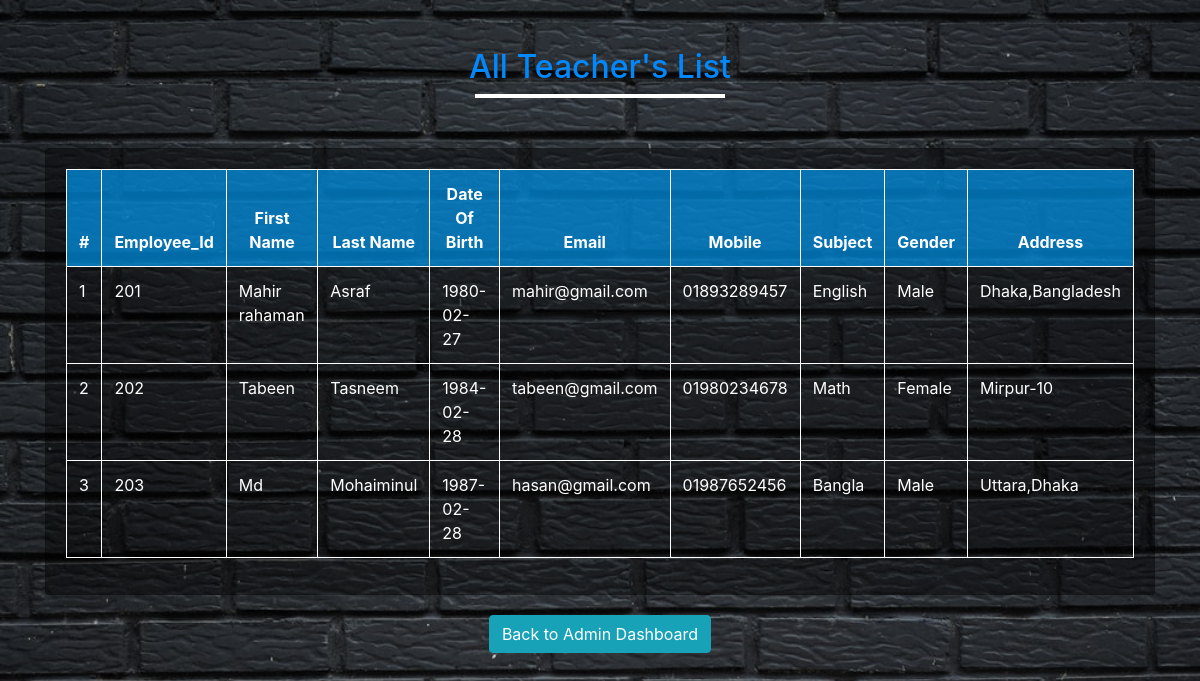
The app's page /viewteacher.php with its own data.
### tables this page shows
CREATE TABLE `teachers` (
  `e_id` int(11) NOT NULL,
  `fname` varchar(30) NOT NULL,
  `lname` varchar(30) NOT NULL,
  `dob` varchar(30) NOT NULL,
  `gender` varchar(20) NOT NULL,
  `email` varchar(30) NOT NULL,
  `password` varchar(30) NOT NULL,
  `mobile` varchar(20) NOT NULL,
  `subject` varchar(30) NOT NULL,
  `address` varchar(50) NOT NULL,
  `created_at` varchar(30) NOT NULL DEFAULT current_timestamp()
);

### app/database.php (called while the page is built, shortened)
<?php
function connect(){
    return new mysqli(HOST,USER,PASS,DB);
}
?>

### viewteacher.php (the view, shortened to what this page needs)
<!DOCTYPE html>
<html lang="en">
<head>
   <link rel="stylesheet" href="assets/css/all.min.css">
   <link rel="stylesheet" href="assets/css/fontawesome.min.css">
	<link rel="stylesheet" href="assets/css/bootstrap.min.css">
    <link rel="stylesheet" href="assets/css/viewstudent.css">
	<link rel="stylesheet" href="assets/css/responsive.css">
</head>
<body>
    <?php
        $get=connect()->query("SELECT * FROM teachers");
     ?>
    <div class="container">
    <h2 class="text-center mt-5" style="color:#0089ff;">All Teacher's List</h2>
    <span style="width:250px; border:2px solid white;margin:0 auto;display:block;"></span>
        <div class="card">
            <div class="card-body">
            <table class="table">
  <thead>
      <th>#</th>
      <th>Employee_Id</th>
      <th>First Name</th>
      <th>Last Name</th>
      <th>Date Of Birth</th>
      <th>Email</th>
      <th>Mobile</th>
      <th>Subject</th>
      <th>Gender</th>
      <th>Address</th>
  </thead>
  <?php
  $i=1;
  while($get_all=$get->fetch_object()): ?>
    <tr>
      <td><?php echo $i ;$i=$i+1;?></td>
      <td><?php echo $get_all->e_id; ?></td>
      <td><?php echo $get_all->fname; ?></td>
      <td><?php echo $get_all->lname; ?></td>
      <td><?php echo $get_all->dob; ?></td>
      <td><?php echo $get_all->email; ?></td>
       <td><?php echo $get_all->mobile; ?></td>
      <td><?php echo $get_all->subject; ?></td>
      <td><?php echo $get_all->gender; ?></td>
      <td><?php echo $get_all->address; ?></td>
    </tr>
    <?php endwhile; ?>
</table>
  </div>
        </div>
        <div class="btnn">
        <a href="admindashboard.php" class="btn btn-info" type="button">Back to Admin Dashboard</a>
  </div>
    </div>
</body>
</html>

### assets/css/viewstudent.css (style rules this page uses)
* { padding:0px; margin:0px; }
body { background:url("../../media/b5.jpg"); background-repeat: no-repeat; background-size: cover; }
.card { margin-top:50px; background-color:#00000069; }
.table { border:1px solid white; }
.table thead th { background-color:#00a1ffa6; border:1px solid white; color:white; font-weight:700; text-align: center; }
.table td { color:white; border:1px solid white; }
.btnn { display:block; margin-top:20px; text-align: center; margin-bottom:20px; }

### records on screen
teachers: e_id "201", fname "Mahir rahaman", lname "Asraf", dob "1980-02-27", email "mahir@gmail.com", mobile "01893289457", subject "English", gender "Male", address "Dhaka,Bangladesh"
teachers: e_id "202", fname "Tabeen", lname "Tasneem", dob "1984-02-28", email "tabeen@gmail.com", mobile "01980234678", subject "Math", gender "Female", address "Mirpur-10"
teachers: e_id "203", fname "Md", lname "Mohaiminul", dob "1987-02-28", email "hasan@gmail.com", mobile "01987652456", subject "Bangla", gender "Male", address "Uttara,Dhaka"
